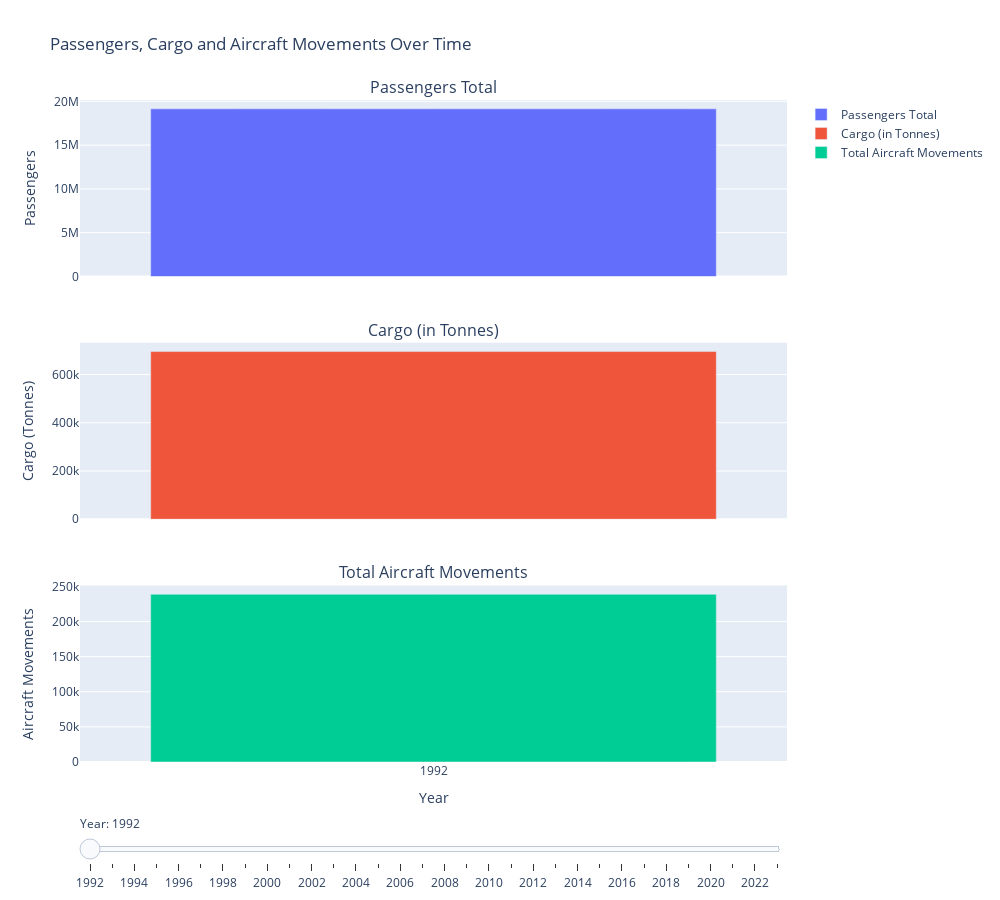

Write notebook code for a chart like this one.
### Code cell
import pandas as pd
import plotly.graph_objects as go
from plotly.subplots import make_subplots

# Load the dataset and filter out 2024 data
df_yearly = pd.read_csv("../notebooks/cache/Yearly_Traffic_Data_Cleaned.csv")
df_yearly = df_yearly[df_yearly['Year'] != 2024]

# Create subplots
fig = make_subplots(
    rows=3, cols=1,
    shared_xaxes=True,
    vertical_spacing=0.1,
    subplot_titles=(
        "Passengers Total",
        "Cargo (in Tonnes)",
        "Total Aircraft Movements"
    )
)

# Initial bar traces for 1992
bar_trace1 = go.Bar(x=df_yearly[df_yearly['Year'] == 1992]['Year'], y=df_yearly[df_yearly['Year'] == 1992]['Passengers_Total'], name='Passengers Total', visible=True)
bar_trace2 = go.Bar(x=df_yearly[df_yearly['Year'] == 1992]['Year'], y=df_yearly[df_yearly['Year'] == 1992]['Cargo (tonnes)'], name='Cargo (in Tonnes)', visible=True)
bar_trace3 = go.Bar(x=df_yearly[df_yearly['Year'] == 1992]['Year'], y=df_yearly[df_yearly['Year'] == 1992]['Air_Transport_Movements_Total'], name='Total Aircraft Movements', visible=True)

# Add initial bar traces to subplots
fig.add_trace(bar_trace1, row=1, col=1)
fig.add_trace(bar_trace2, row=2, col=1)
fig.add_trace(bar_trace3, row=3, col=1)

# Line traces for subsequent years
line_trace1 = go.Scatter(x=df_yearly['Year'], y=df_yearly['Passengers_Total'], mode='lines', name='Passengers Total', visible=False)
line_trace2 = go.Scatter(x=df_yearly['Year'], y=df_yearly['Cargo (tonnes)'], mode='lines', name='Cargo (in Tonnes)', visible=False)
line_trace3 = go.Scatter(x=df_yearly['Year'], y=df_yearly['Air_Transport_Movements_Total'], mode='lines', name='Total Aircraft Movements', visible=False)

# Add line traces to subplots
fig.add_trace(line_trace1, row=1, col=1)
fig.add_trace(line_trace2, row=2, col=1)
fig.add_trace(line_trace3, row=3, col=1)

# Update xaxis properties
fig.update_xaxes(title_text="Year", row=3, col=1, tickmode='linear')

# Update yaxis properties
fig.update_yaxes(title_text="Passengers", row=1, col=1)
fig.update_yaxes(title_text="Cargo (Tonnes)", row=2, col=1)
fig.update_yaxes(title_text="Aircraft Movements", row=3, col=1)

# Create slider steps
years = df_yearly['Year'].unique()
steps = []

for i, year in enumerate(years):
    if year == 1992:
        step = dict(
            method='update',
            args=[{
                'visible': [True, True, True, False, False, False]
            }],
            label=str(year)
        )
    else:
        step = dict(
            method='update',
            args=[{
                'visible': [False, False, False, True, True, True],
                'x': [df_yearly['Year'][:i+1]] * 3,
                'y': [df_yearly['Passengers_Total'][:i+1], df_yearly['Cargo (tonnes)'][:i+1], df_yearly['Air_Transport_Movements_Total'][:i+1]],
            }],
            label=str(year)
        )
    steps.append(step)

# Create and add sliders
sliders = [dict(
    active=0,
    currentvalue={"prefix": "Year: "},
    pad={"t": 50},
    steps=steps
)]

fig.update_layout(
    sliders=sliders,
    title_text="Passengers, Cargo and Aircraft Movements Over Time",
    height=900,
    width=1000
)

# Show the plot
fig.show()
